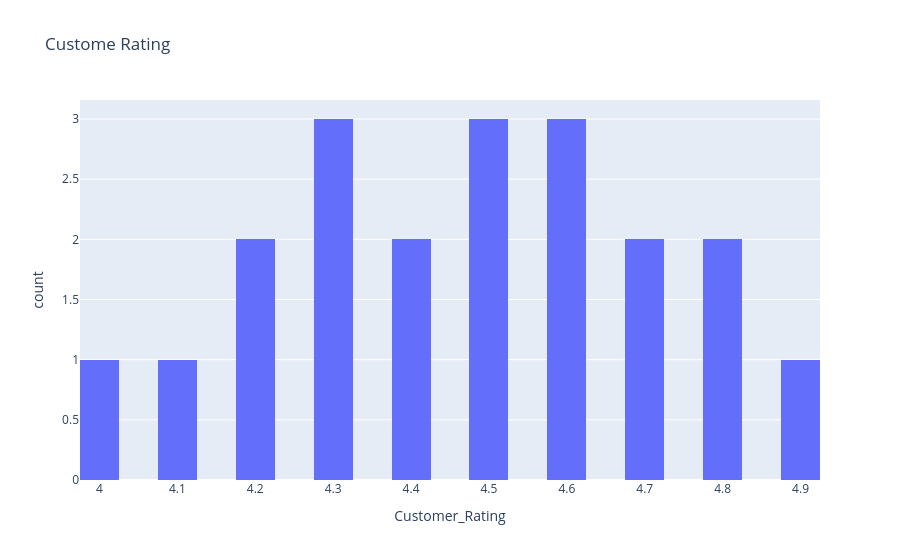

Here is the notebook cell this chart was saved with:
### Code cell
fig = px.histogram(
    df,
    x="Customer_Rating",
    nbins=20,
    title="Custome Rating"
)

fig.show()

### Figure 1 — Plotly figure (JSON) as saved in the notebook; plotly's stock layout.template omitted (floating-point values rounded to 4 significant figures)
{"data": [{"bingroup": "x", "hovertemplate": "Customer_Rating=%{x}<br>count=%{y}<extra></extra>", "legendgroup": "", "marker": {"color": "#636efa", "pattern": {"shape": ""}}, "name": "", "nbinsx": 20, "orientation": "v", "showlegend": false, "type": "histogram", "x": [4.5, 4.2, 4.6, 4.7, 4.1, 4.3, 4.4, 4.8, 4.5, 4.0, 4.6, 4.3, 4.9, 4.4, 4.7, 4.2, 4.8, 4.5, 4.6, 4.3], "xaxis": "x", "yaxis": "y"}], "layout": {"barmode": "relative", "legend": {"tracegroupgap": 0}, "title": {"text": "Custome Rating"}, "xaxis": {"anchor": "y", "domain": [0, 1], "title": {"text": "Customer_Rating"}}, "yaxis": {"anchor": "x", "domain": [0, 1], "title": {"text": "count"}}}}
